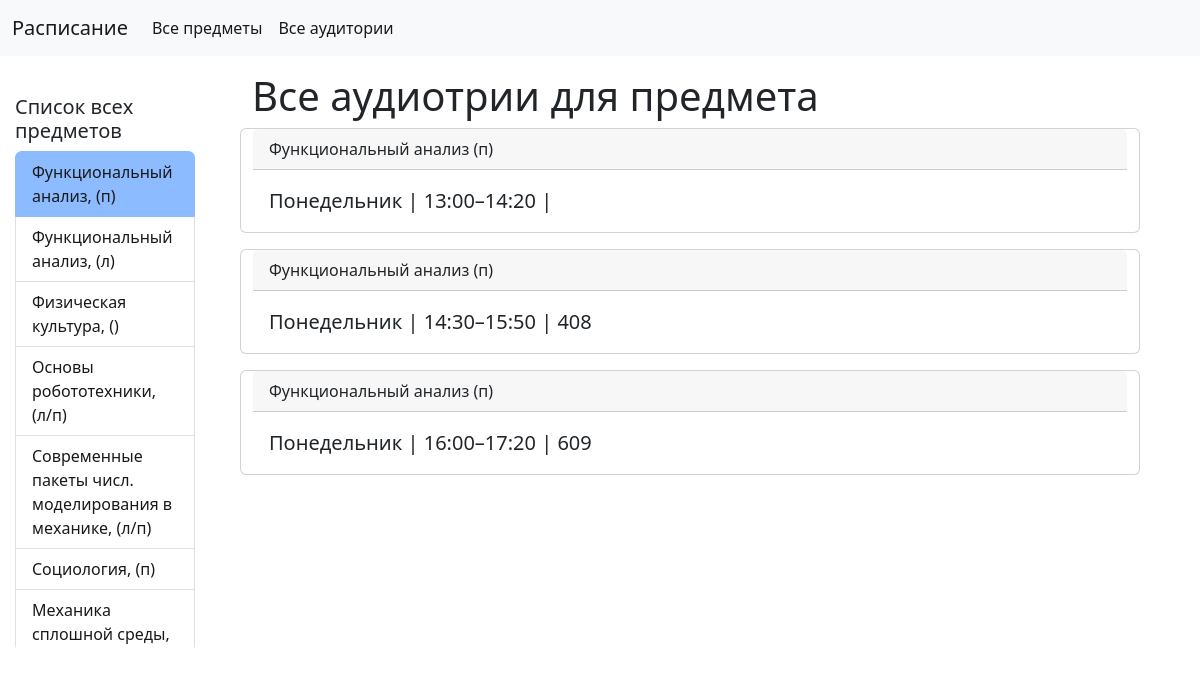
The page /polls/1/ on the database its author committed.
### mysite/apps/polls/models.py (models this page shows, shortened)
class Subject(models.Model):
    name = models.CharField("Название дисциплины", max_length = 130)
    lecture_practice = models.CharField("Тип", max_length = 4, default = '')
    def __str__(self):
        return  f"""{self.name}, ({self.lecture_practice})"""
    class Meta:
        verbose_name = "Предмет"
        verbose_name_plural = "Предметы"
    def __eq__(self, obj: Self) -> bool:
        return self.name == obj.name and self.lecture_practice == obj.lecture_practice

class Timetable(models.Model):
    subject = models.ForeignKey(Subject, on_delete=models.CASCADE)
    time = models.CharField('Время', max_length = 40)
    room = models.CharField('Аудитория', max_length = 10)
    weekday = models.CharField('День', max_length = 30)
    class Meta:
        verbose_name = "Расписание"
        verbose_name_plural = "Расписания"

### mysite/apps/polls/views.py (the view)
# urls.py: path('<int:sub_id>/', views.subrooms),
def subrooms(request, sub_id):
    try:
        t_table = Timetable.objects.filter(subject_id = sub_id)
        name = Subject.objects.filter(id = sub_id)[0]
        subs = Subject.objects.all()
    except:
        return Http404("Что-то пошло не так")
    return render(request, 'polls/subrooms.html', context = {'subs': subs,'t_table': t_table,'sub_name': name , 'title': "РасПисьАние"})

### mysite/apps/polls/templates/polls/subrooms.html (shortened to what this page needs)
<!doctype html>
<html lang="en">
  <head>
    <link href="https://cdn.jsdelivr.net/npm/bootstrap@5.2.1/dist/css/bootstrap.min.css" rel="stylesheet">
  </head>
  <body>
    <nav class="navbar navbar-expand-lg bg-light">
  <div class="container-fluid">
    <a class="navbar-brand" href="\"> Расписание </a>
    <div class="collapse navbar-collapse" id="navbarNav">
      <ul class="navbar-nav">
        <li class="nav-item"><a class="nav-link active" aria-current="page" href="\polls\">Все предметы</a></li>
        <li class="nav-item"><a class="nav-link active" aria-current="page" href="\polls\rooms\">Все аудитории</a></li>
      </ul>
    </div>
  </div>
</nav>
<div class="wrap">
  <div class = "container mt-3">
    <h1>Все аудиотрии для предмета</h1>
    <div class = 'row'>
      {% for item in t_table %}
      <div class="card mb-3">
    <div class="card-header">
      {{ sub_name.name }} ({{sub_name.lecture_practice}})
    </div>
    <div class="card-body">
      <blockquote class="blockquote mb-0">
        <p>{{item.weekday}} | {{item.time}} | {{ item.room }} </p>
      </blockquote>
    </div>
  </div>
      {% endfor %}
    </div>
  </div>
</div>
<div class="Huinya">
  <h5>Список всех предметов</h5>
  <ul class="list-group">
    {% for item in subs %}
    {% if  item == sub_name %}
    <li class="list-group-item active" aria-current="true">
      {% if item.lecture_practice == "л/п" %}
      <a href="/polls/{{item.name|add:',,'|add:'1'}}" >{{item}}</a>
      {% else %}
      <a href="/polls/{{item.name|add:',,'|add:item.lecture_practice}}" >{{item}}</a>
      {% endif %}</li>
    {% else %}
    <li class="list-group-item">
      {% if item.lecture_practice == "л/п" %}
      <a href="/polls/{{item.name|add:',,'|add:'1'}}" >{{item}}</a>
      {% else %}
      <a href="/polls/{{item.name|add:',,'|add:item.lecture_practice}}">{{item}}</a>
      {% endif %}</li></li>
    {% endif %}
    {% endfor %}
  </ul>
</div>
  </body>
</html>

### mysite/apps/polls/templates/polls/subrooms.html (style rules this page uses)
.wrap { width: 75%; margin: 0 5% 0 auto; }
.list-group { overflow-y: overlay; max-height: 500px; }
.Huinya { width: 15%; position: absolute; top: 95px; left: 15px; }
.list-group-item.active { z-index: 2; color: var(--bs-list-group-active-color); background-color: #8cbbff; border-color: #8cbbff; }
a { color: #191919; text-decoration: none; }

### rows shown on the page
Timetable: weekday "Понедельник", time "13:00–14:20"
Subject: name "Функциональный анализ", lecture_practice "п", name+lecture_practice "Функциональный анализ, (п)"
Timetable: weekday "Понедельник", time "14:30–15:50", room "408"
Timetable: weekday "Понедельник", time "16:00–17:20", room "609"
Subject: name+lecture_practice "Функциональный анализ, (л)"
Subject: name+lecture_practice "Физическая культура, ()"
Subject: name+lecture_practice "Основы робототехники, (л/п)"
Subject: name+lecture_practice "Современные пакеты числ. моделирования в механике, (л/п)"
Subject: name+lecture_practice "Социология, (п)"
Subject: name+lecture_practice "Механика сплошной среды,…"
